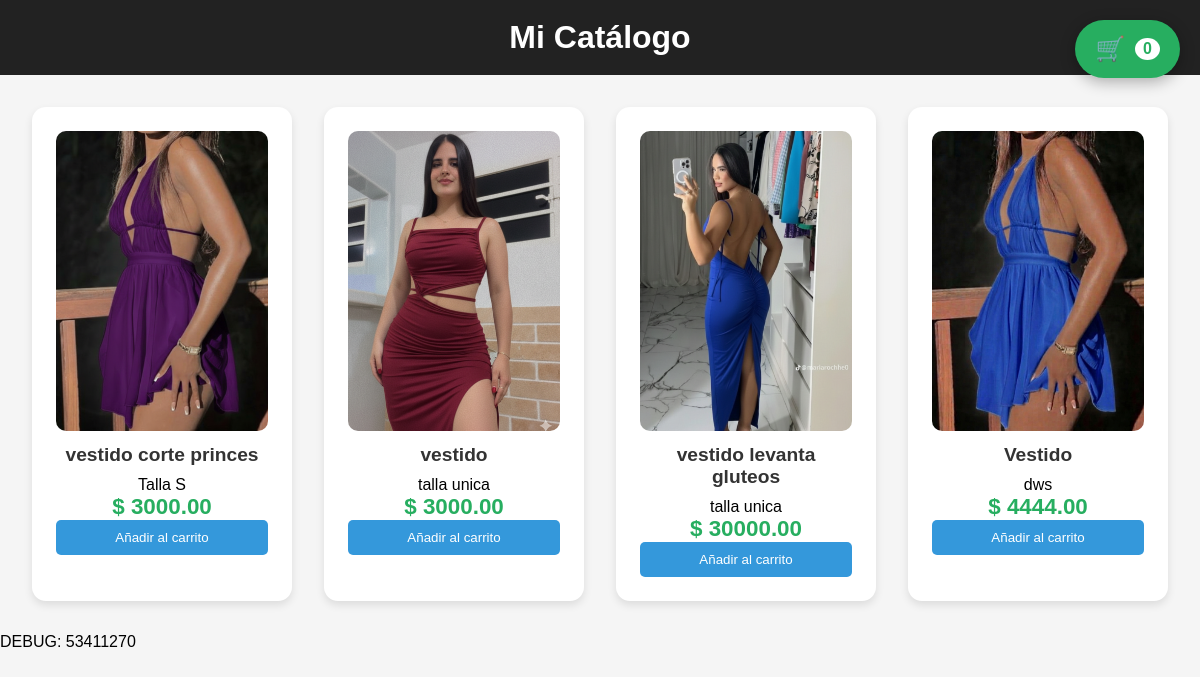
The page / on the database its author committed.
### tienda/models.py (models this page shows, shortened)
class Producto(models.Model):
    nombre = models.CharField(max_length=100)
    descripcion = models.TextField()
    precio = models.DecimalField(max_digits=10, decimal_places=2)
    imagen = models.ImageField(upload_to='productos/', blank=True, null=True)

class Configuracion(models.Model):
    nombre_tienda = models.CharField(max_length=200)
    whatsapp = models.CharField(max_length=20)

### tienda/views.py (the view)
# urls.py: path('', home),
def home(request):
    productos = Producto.objects.all()
    config = Configuracion.objects.last()  # modelo que guarda el WhatsApp
    return render(request, 'index.html', {
        'productos': productos,
        'config': config
    })

### tienda/templates/index.html (shortened to what this page needs)
{% load static %}
<!DOCTYPE html>
<html lang="es">
<head>
    <link rel="stylesheet" href="{% static 'css/style.css' %}">
</head>
<body>
<header class="header">
    <h1>Mi Catálogo</h1>
</header>
<main class="catalogo">
    {% for producto in productos %}
        <div class="producto">
            {% if producto.imagen %}
                <img src="{{ producto.imagen.url }}" alt="{{ producto.nombre }}">
            {% endif %}
            <h2>{{ producto.nombre }}</h2>
            <p>{{ producto.descripcion }}</p>
            <p class="precio">$ {{ producto.precio }}</p>
            <button
                onclick="agregarAlCarrito(this)"
                data-nombre="{{ producto.nombre }}"
                data-precio="{{ producto.precio }}"
                class="btn-add">
                Añadir al carrito
            </button>
        </div>
    {% endfor %}
</main>
<div id="ver-carrito-btn" onclick="toggleCarrito()">
    🛒 <span id="contador-carrito">0</span>
</div>
<p>DEBUG: {{ config.whatsapp }}</p>
</body>
</html>

### tienda/static/css/style.css (style rules this page uses)
* { box-sizing: border-box; margin: 0; padding: 0; font-family: Arial, sans-serif; }
body { background-color: #f5f5f5; }
.header { background-color: #222; color: white; text-align: center; padding: 1.2rem; }
.header h1 { font-size: 2rem; }
.catalogo { display: grid; grid-template-columns: repeat(auto-fit, minmax(250px, 1fr)); gap: 2rem; padding: 2rem; max-width: 1200px; margin: 0 auto; }
.producto { background-color: white; border-radius: 14px; padding: 1.5rem; text-align: center; box-shadow: 0 4px 8px rgba(0,0,0,0.1); transition: transform 0.3s ease, box-shadow 0.3s ease; }
.producto img { display: block; margin: 0 auto 0.8rem; width: 100%; height: 300px; object-fit: cover; border-radius: 10px; }
.producto h2 { font-size: 1.2rem; margin: 0.6rem 0; color: #333; }
.precio { color: #27ae60; font-size: 1.4rem; font-weight: bold; }
#ver-carrito-btn { position: fixed; top: 20px; right: 20px; background: #27ae60; color: white; padding: 15px 20px; border-radius: 50px; cursor: pointer; z-index: 1000; font-size: 1.5rem; box-shadow: 0 4px 15px rgba(0,0,0,0.3); transition: transform 0.2s ease; display: flex; align-items: center; gap: 10px; }
#contador-carrito { background: white; color: #27ae60; border-radius: 50%; padding: 2px 8px; font-size: 1rem; font-weight: bold; }
.btn-add { background: #3498db; color: white; border: none; padding: 10px; width: 100%; border-radius: 5px; cursor: pointer; }

### rows shown on the page
Producto: imagen (picture), nombre "vestido corte princes", descripcion "Talla S", precio "3000.00"
Producto: imagen (picture), nombre "vestido", descripcion "talla unica", precio "3000.00"
Producto: imagen (picture), nombre "vestido levanta gluteos", descripcion "talla unica", precio "30000.00"
Producto: imagen (picture), nombre "Vestido", descripcion "dws", precio "4444.00"
Configuracion: whatsapp "53411270"
